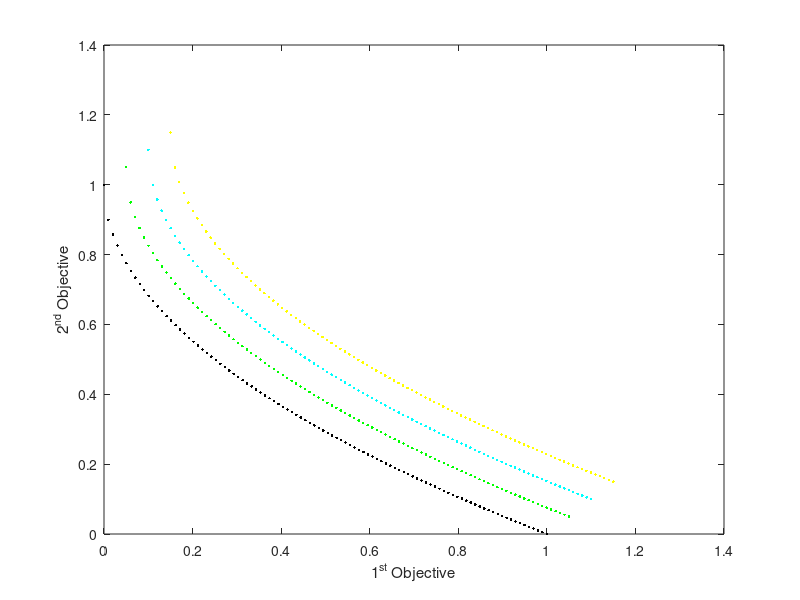

The MATLAB source for this figure:
load('MMF6.mat');

plot(PF1(:, 1), PF1(:, 2), 'y.');
hold on;
plot(PF2(:, 1), PF2(:, 2), 'c.');
plot(PF3(:, 1), PF3(:, 2), 'g.');
plot(PF(:, 1), PF(:, 2), 'k.');
hold off;
xlabel('1^{st} Objective');
ylabel('2^{nd} Objective');
